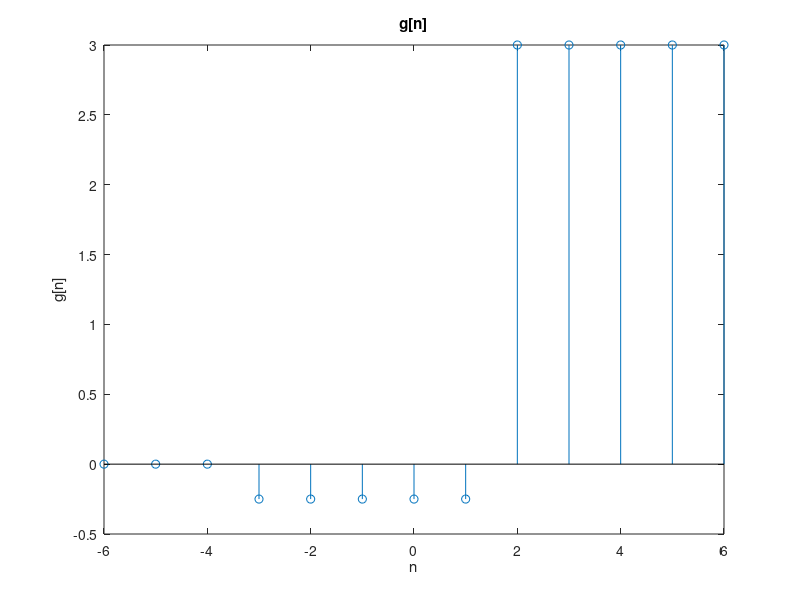

MATLAB code for this plot:
clc;
clear all;
close all;

n = -6:6;
g = (-0.25).*(n>=-3 & n<=1) + 3.*(n>=2 & n<=6);

figure;
stem(n,g);
xlabel('n');
ylabel('g[n]');
title('g[n]');
